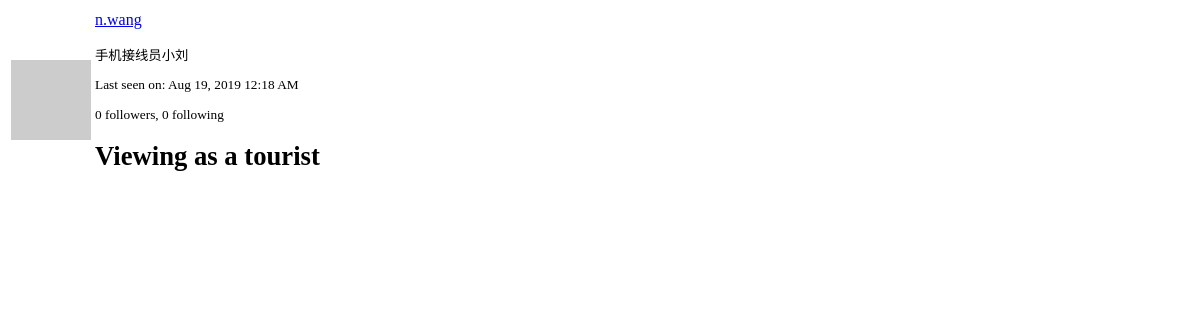
The app's page /user/n.wang/popup/, older data.
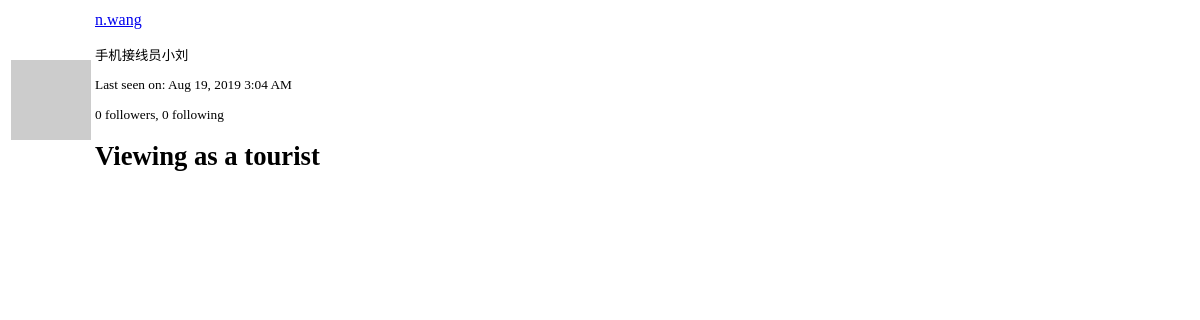
The same page, newer data.
### app/models.py (models this page shows, shortened)
class PaginatedAPIMixin(object):
    @staticmethod
    def to_collect_dictionary(query, page, per_page, endpoint, **kwargs):
        resources = query.paginate(page, per_page, False)
        data = {
            'items': [item.to_dict() for item in resources.items],
            '_meta': {
                'page': page,
                'per_page': per_page,
                'total_pages': resources.pages,
                'total_items': resources.total
            },
            '_links': {
                'self': url_for(endpoint, page=page, per_page=per_page, **kwargs),
                'next': url_for(endpoint, page=page + 1, per_page=per_page, **kwargs) if resources. has_next else None,
                'prev': url_for(endpoint, page=page - 1, per_page=per_page, **kwargs) if resources.has_prev else None
            }
        }
        return data

class User(PaginatedAPIMixin, UserMixin, db.Model):
    id = db.Column(db.Integer, primary_key=True)
    username = db.Column(db.String(64), index=True, unique=True)
    email = db.Column(db.String(120), index=True, unique=True)
    password_hash = db.Column(db.String(126))
    posts = db.relationship("Post", backref='author', lazy='dynamic')
    about_me = db.Column(db.String(140))
    last_seen = db.Column(db.DateTime, default=datetime.utcnow)
    followed = db.relationship("User", secondary=followers,
                               primaryjoin=(followers.c.follower_id == id),
                               secondaryjoin=(followers.c.followed_id == id),
                               backref=db.backref('followers', lazy='dynamic'), lazy='dynamic')
    messages_sent = db.relationship("Message", foreign_keys='Message.sender_id',
                                    backref='author', lazy='dynamic')
    messages_received = db.relationship('Message', foreign_keys='Message.recipient_id',
                                        backref='recipient', lazy='dynamic')
    last_message_read_time = db.Column(db.DateTime)
    notifications = db.relationship("Notification", backref='user', lazy="dynamic")
    tasks = db.relationship("Task", backref="user", lazy="dynamic")
    token = db.Column(db.String(32), index=True, unique=True)
    token_expiration = db.Column(db.DateTime)
    def avatar(self, size):
        digest = md5(self.email.lower().encode("utf-8")).hexdigest()
        return "https://www.gravatar.com/avatar/{}?d=identicon&s={}".format(digest, size)

### app/main/routes.py (the view)
@main_bp.route('/user/<username>/popup/')
def user_popup(username):
    user = User.query.filter_by(username=username).first_or_404()
    return render_template('user_popup.html', user=user)

### app/main/routes.py (called while the page is built)
@main_bp.before_request
def before_request():
    if current_user.is_authenticated:
        current_user.last_seen = datetime.utcnow()
        db.session.commit()
    g.search_form = SearchForm()
    g.locale = str(get_locale())

### app/templates/user_popup.html (shortened to what this page needs)
<table class="table">
    <tr>
        <td width="64" style="border: 0px;"><img src="{{ user.avatar(64) }}"></td>
        <td style="border: 0px;">
            <p>
                <a href="{{ url_for('main.user', username=user.username) }}">
                    {{ user.username }}
                </a>
            </p>
            <small>
                {% if user.about_me %}<p>{{ user.about_me }}</p>{% endif %}
                {% if user.last_seen %}
                <p>{{ _('Last seen on') }}:
                   {{ moment(user.last_seen).format('lll') }}</p>
                {% endif %}
                <p>{{ _('%(count)d followers', count=user.followers.count()) }},
                   {{ _('%(count)d following', count=user.followed.count()) }}</p>
                {% if not current_user.is_authenticated %}
                <h1>Viewing as a tourist</h1>
                {% endif %}
            </small>
        </td>
    </tr>
</table>

Row changes from the older to the newer data that the page shows:
changed User "n.wang": last_seen "Aug 19, 2019 12:18 AM" → "Aug 19, 2019 3:04 AM"
